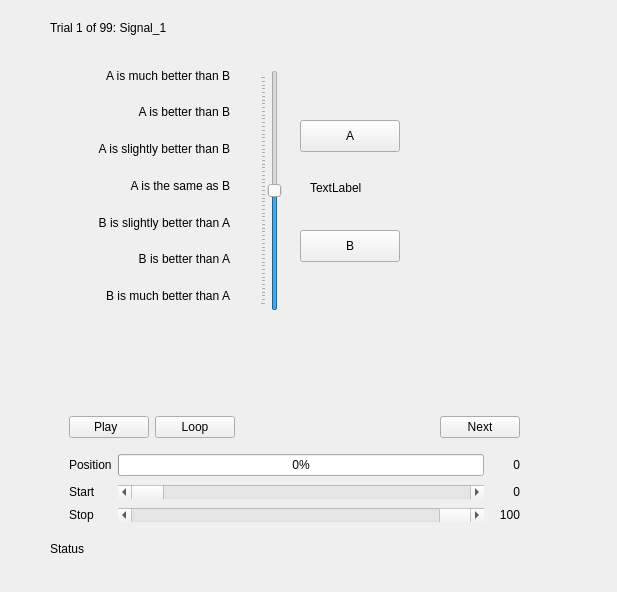
<?xml version="1.0" encoding="UTF-8"?>
<ui version="4.0">
 <class>PanelAB7</class>
 <widget class="QWidget" name="PanelAB7">
  <property name="geometry">
   <rect>
    <x>0</x>
    <y>0</y>
    <width>617</width>
    <height>592</height>
   </rect>
  </property>
  <property name="windowTitle">
   <string>AB Comparison</string>
  </property>
  <widget class="QWidget" name="centralwidget" native="true">
   <property name="geometry">
    <rect>
     <x>40</x>
     <y>20</y>
     <width>756</width>
     <height>537</height>
    </rect>
   </property>
   <property name="minimumSize">
    <size>
     <width>25</width>
     <height>0</height>
    </size>
   </property>
   <widget class="QLabel" name="label_TrialNum">
    <property name="geometry">
     <rect>
      <x>10</x>
      <y>0</y>
      <width>141</width>
      <height>16</height>
     </rect>
    </property>
    <property name="text">
     <string>Trial 1 of 99: Signal_1</string>
    </property>
   </widget>
   <widget class="QLabel" name="label_Status">
    <property name="geometry">
     <rect>
      <x>10</x>
      <y>521</y>
      <width>441</width>
      <height>16</height>
     </rect>
    </property>
    <property name="text">
     <string>Status</string>
    </property>
   </widget>
   <widget class="QWidget" name="layoutWidget_1">
    <property name="geometry">
     <rect>
      <x>29</x>
      <y>391</y>
      <width>451</width>
      <height>32</height>
     </rect>
    </property>
    <layout class="QHBoxLayout" name="horizontalLayout_PLN">
     <item>
      <widget class="QPushButton" name="pushButton_Play">
       <property name="minimumSize">
        <size>
         <width>70</width>
         <height>0</height>
        </size>
       </property>
       <property name="text">
        <string>Play  </string>
       </property>
       <property name="checkable">
        <bool>true</bool>
       </property>
      </widget>
     </item>
     <item>
      <widget class="QPushButton" name="pushButton_Loop">
       <property name="text">
        <string>Loop</string>
       </property>
       <property name="checkable">
        <bool>true</bool>
       </property>
      </widget>
     </item>
     <item>
      <spacer name="horizontalSpacer">
       <property name="orientation">
        <enum>Qt::Horizontal</enum>
       </property>
       <property name="sizeHint" stdset="0">
        <size>
         <width>40</width>
         <height>20</height>
        </size>
       </property>
      </spacer>
     </item>
     <item>
      <widget class="QPushButton" name="pushButton_Next">
       <property name="text">
        <string>Next</string>
       </property>
      </widget>
     </item>
    </layout>
   </widget>
   <widget class="QWidget" name="layoutWidget_2">
    <property name="geometry">
     <rect>
      <x>29</x>
      <y>431</y>
      <width>451</width>
      <height>74</height>
     </rect>
    </property>
    <layout class="QGridLayout" name="gridLayout_PSS">
     <item row="0" column="1">
      <widget class="QProgressBar" name="progressBar_Position">
       <property name="value">
        <number>0</number>
       </property>
      </widget>
     </item>
     <item row="0" column="2" alignment="Qt::AlignRight">
      <widget class="QLabel" name="label_PositionTime">
       <property name="minimumSize">
        <size>
         <width>30</width>
         <height>0</height>
        </size>
       </property>
       <property name="text">
        <string>0</string>
       </property>
       <property name="alignment">
        <set>Qt::AlignRight|Qt::AlignTrailing|Qt::AlignVCenter</set>
       </property>
      </widget>
     </item>
     <item row="1" column="0">
      <widget class="QLabel" name="label_Start">
       <property name="text">
        <string>Start</string>
       </property>
      </widget>
     </item>
     <item row="1" column="1">
      <widget class="QScrollBar" name="horizontalScrollBar_Start">
       <property name="orientation">
        <enum>Qt::Horizontal</enum>
       </property>
      </widget>
     </item>
     <item row="1" column="2" alignment="Qt::AlignRight">
      <widget class="QLabel" name="label_StartTime">
       <property name="minimumSize">
        <size>
         <width>30</width>
         <height>0</height>
        </size>
       </property>
       <property name="text">
        <string>0</string>
       </property>
       <property name="alignment">
        <set>Qt::AlignRight|Qt::AlignTrailing|Qt::AlignVCenter</set>
       </property>
      </widget>
     </item>
     <item row="2" column="0">
      <widget class="QLabel" name="label_Stop">
       <property name="text">
        <string>Stop</string>
       </property>
      </widget>
     </item>
     <item row="2" column="1">
      <widget class="QScrollBar" name="horizontalScrollBar_Stop">
       <property name="maximum">
        <number>100</number>
       </property>
       <property name="value">
        <number>100</number>
       </property>
       <property name="orientation">
        <enum>Qt::Horizontal</enum>
       </property>
      </widget>
     </item>
     <item row="2" column="2" alignment="Qt::AlignRight">
      <widget class="QLabel" name="label_StopTime">
       <property name="minimumSize">
        <size>
         <width>30</width>
         <height>0</height>
        </size>
       </property>
       <property name="text">
        <string>100</string>
       </property>
       <property name="alignment">
        <set>Qt::AlignRight|Qt::AlignTrailing|Qt::AlignVCenter</set>
       </property>
      </widget>
     </item>
     <item row="0" column="0">
      <widget class="QLabel" name="label_Position">
       <property name="text">
        <string>Position</string>
       </property>
      </widget>
     </item>
    </layout>
   </widget>
   <widget class="QWidget" name="verticalLayoutWidget">
    <property name="geometry">
     <rect>
      <x>30</x>
      <y>40</y>
      <width>160</width>
      <height>251</height>
     </rect>
    </property>
    <layout class="QVBoxLayout" name="verticalLayout">
     <item>
      <widget class="QLabel" name="label_1">
       <property name="text">
        <string>A is much better than B</string>
       </property>
       <property name="alignment">
        <set>Qt::AlignRight|Qt::AlignTrailing|Qt::AlignVCenter</set>
       </property>
      </widget>
     </item>
     <item>
      <widget class="QLabel" name="label_2">
       <property name="text">
        <string>A is better than B</string>
       </property>
       <property name="alignment">
        <set>Qt::AlignRight|Qt::AlignTrailing|Qt::AlignVCenter</set>
       </property>
      </widget>
     </item>
     <item>
      <widget class="QLabel" name="label">
       <property name="text">
        <string>A is slightly better than B</string>
       </property>
       <property name="alignment">
        <set>Qt::AlignRight|Qt::AlignTrailing|Qt::AlignVCenter</set>
       </property>
      </widget>
     </item>
     <item>
      <widget class="QLabel" name="label_3">
       <property name="text">
        <string>A is the same as B</string>
       </property>
       <property name="alignment">
        <set>Qt::AlignRight|Qt::AlignTrailing|Qt::AlignVCenter</set>
       </property>
      </widget>
     </item>
     <item>
      <widget class="QLabel" name="label_6">
       <property name="text">
        <string>B is slightly better than A</string>
       </property>
       <property name="alignment">
        <set>Qt::AlignRight|Qt::AlignTrailing|Qt::AlignVCenter</set>
       </property>
      </widget>
     </item>
     <item>
      <widget class="QLabel" name="label_4">
       <property name="text">
        <string>B is better than A</string>
       </property>
       <property name="alignment">
        <set>Qt::AlignRight|Qt::AlignTrailing|Qt::AlignVCenter</set>
       </property>
      </widget>
     </item>
     <item>
      <widget class="QLabel" name="label_5">
       <property name="text">
        <string>B is much better than A</string>
       </property>
       <property name="alignment">
        <set>Qt::AlignRight|Qt::AlignTrailing|Qt::AlignVCenter</set>
       </property>
      </widget>
     </item>
    </layout>
   </widget>
   <widget class="QSlider" name="verticalSlider">
    <property name="geometry">
     <rect>
      <x>220</x>
      <y>50</y>
      <width>22</width>
      <height>241</height>
     </rect>
    </property>
    <property name="minimum">
     <number>-30</number>
    </property>
    <property name="maximum">
     <number>30</number>
    </property>
    <property name="orientation">
     <enum>Qt::Vertical</enum>
    </property>
    <property name="tickPosition">
     <enum>QSlider::TicksAbove</enum>
    </property>
   </widget>
   <widget class="QLabel" name="label_SliderValue">
    <property name="geometry">
     <rect>
      <x>270</x>
      <y>160</y>
      <width>58</width>
      <height>16</height>
     </rect>
    </property>
    <property name="text">
     <string>TextLabel</string>
    </property>
   </widget>
   <widget class="QPushButton" name="pushButton_A">
    <property name="geometry">
     <rect>
      <x>260</x>
      <y>100</y>
      <width>100</width>
      <height>32</height>
     </rect>
    </property>
    <property name="text">
     <string>A</string>
    </property>
    <property name="checkable">
     <bool>true</bool>
    </property>
   </widget>
   <widget class="QPushButton" name="pushButton_B">
    <property name="geometry">
     <rect>
      <x>260</x>
      <y>210</y>
      <width>100</width>
      <height>32</height>
     </rect>
    </property>
    <property name="text">
     <string>B</string>
    </property>
    <property name="checkable">
     <bool>true</bool>
    </property>
   </widget>
  </widget>
 </widget>
 <tabstops>
  <tabstop>pushButton_Play</tabstop>
  <tabstop>pushButton_Loop</tabstop>
  <tabstop>pushButton_Next</tabstop>
 </tabstops>
 <resources/>
 <connections>
  <connection>
   <sender>horizontalScrollBar_Start</sender>
   <signal>valueChanged(int)</signal>
   <receiver>horizontalScrollBar_Start</receiver>
   <slot>setValue(int)</slot>
   <hints>
    <hint type="sourcelabel">
     <x>166</x>
     <y>486</y>
    </hint>
    <hint type="destinationlabel">
     <x>166</x>
     <y>486</y>
    </hint>
   </hints>
  </connection>
 </connections>
</ui>
